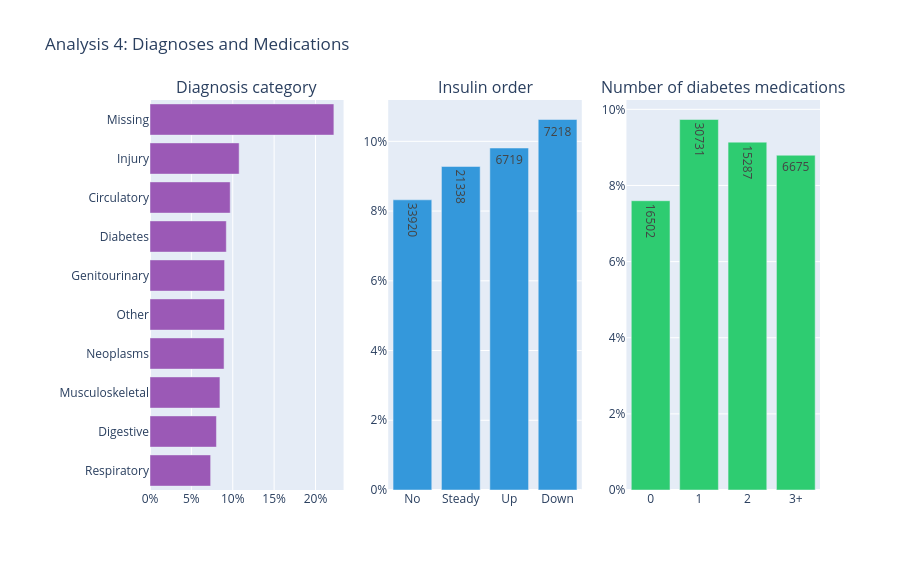

This figure's notebook cell:
### Code cell
# ==============================================================================
# ANALYSIS 4: DIAGNOSES & MEDICATIONS
# ==============================================================================


def icd9_group(code):
    if pd.isna(code) or str(code) in ('Unknown', 'Missing'):
        return 'Missing'

    value = str(code)

    if value.startswith(('V', 'E')):
        return 'Other'

    try:
        number = float(value)
    except ValueError:
        return 'Other'

    if 390 <= number <= 459 or int(number) == 785:
        return 'Circulatory'
    if 460 <= number <= 519 or int(number) == 786:
        return 'Respiratory'
    if 520 <= number <= 579 or int(number) == 787:
        return 'Digestive'
    if int(number) == 250:
        return 'Diabetes'
    if 800 <= number <= 999:
        return 'Injury'
    if 710 <= number <= 739:
        return 'Musculoskeletal'
    if 580 <= number <= 629 or int(number) == 788:
        return 'Genitourinary'
    if 140 <= number <= 239:
        return 'Neoplasms'
    return 'Other'

df['diag_group'] = df['diag_1'].apply(icd9_group)

MED_COLS = [
    'metformin', 'repaglinide', 'nateglinide',
    'chlorpropamide', 'glimepiride', 'acetohexamide',
    'glipizide', 'glyburide', 'tolbutamide',
    'pioglitazone', 'rosiglitazone', 'acarbose',
    'miglitol', 'troglitazone', 'tolazamide',
    'insulin', 'glyburide-metformin',
    'glipizide-metformin', 'glimepiride-pioglitazone',
    'metformin-rosiglitazone', 'metformin-pioglitazone'
]

df['n_meds_changed'] = (
    df[MED_COLS].isin(['Up', 'Down']).sum(axis=1)
)

df['n_diabetes_meds'] = (
    df[MED_COLS].ne('No').sum(axis=1)
)

diag_rates = (
    df.groupby('diag_group')['readmit_30']
    .agg(['mean', 'count'])
    .sort_values('mean')
)

insulin_rates = (
    df.groupby('insulin')['readmit_30']
    .agg(['mean', 'count'])
    .reindex(['No', 'Steady', 'Up', 'Down'])
)

med_count = (
    df['n_diabetes_meds']
    .clip(upper=3)
    .astype(str)
    .replace({'3': '3+'})
)

med_rates = (
    df.assign(med_group=med_count)
    .groupby('med_group')['readmit_30']
    .agg(['mean', 'count'])
    .reindex(['0', '1', '2', '3+'])
)

change_rates = (
    df.groupby('change')['readmit_30']
    .agg(['mean', 'count'])
)

print('Primary diagnosis groups:')
print(diag_rates.round(3))

print('\nInsulin order:')
print(insulin_rates.round(3))

print('\nMedication changes:')
print(change_rates.round(3))

print('\nNumber of diabetes medications:')
print(med_rates.round(3))

fig4 = make_subplots(
    rows=1, cols=3,
    subplot_titles=(
        'Diagnosis category',
        'Insulin order',
        'Number of diabetes medications'
    )
)

fig4.add_trace(
    go.Bar(
        y=diag_rates.index,
        x=diag_rates['mean'],
        orientation='h',
        marker_color=PURPLE,
        customdata=diag_rates[['count']],
        hovertemplate='%{y}<br>Rate: %{x:.1%}<br>n: %{customdata[0]}<extra></extra>'
    ),
    row=1, col=1
)

fig4.add_trace(
    go.Bar(
        x=insulin_rates.index,
        y=insulin_rates['mean'],
        text=insulin_rates['count'],
        marker_color=BLUE
    ),
    row=1, col=2
)

fig4.add_trace(
    go.Bar(
        x=med_rates.index,
        y=med_rates['mean'],
        text=med_rates['count'],
        marker_color=GREEN
    ),
    row=1, col=3
)

fig4.update_xaxes(tickformat='.0%', row=1, col=1)

for col in (2, 3):
    fig4.update_yaxes(tickformat='.0%', row=1, col=col)

fig4.update_layout(
    title='Analysis 4: Diagnoses and Medications',
    height=570,
    showlegend=False,
    margin=dict(l=150)
)

fig4.write_html(
    'analysis4_diagnoses_medications.html'
)

print('Analysis 4 complete')
fig4.show()

### Figure 1 — Plotly figure (JSON) as saved in the notebook; plotly's stock layout.template omitted (floating-point values rounded to 4 significant figures)
{"data": [{"customdata": [[9402], [6425], [4023], [2514], [11980], [3406], [5649], [21146], [4641], [9]], "hovertemplate": "%{y}<br>Rate: %{x:.1%}<br>n: %{customdata[0]}<extra></extra>", "marker": {"color": "#9b59b6"}, "orientation": "h", "type": "bar", "x": [0.07328, 0.08031, 0.08451, 0.0895, 0.09007, 0.09014, 0.09223, 0.09695, 0.1077, 0.2222], "xaxis": "x", "y": ["Respiratory", "Digestive", "Musculoskeletal", "Neoplasms", "Other", "Genitourinary", "Diabetes", "Circulatory", "Injury", "Missing"], "yaxis": "y"}, {"marker": {"color": "#3498db"}, "text": [33920.0, 21340.0, 6719.0, 7218.0], "type": "bar", "x": ["No", "Steady", "Up", "Down"], "xaxis": "x2", "y": [0.08323, 0.09279, 0.09808, 0.1063], "yaxis": "y2"}, {"marker": {"color": "#2ecc71"}, "text": [16500.0, 30730.0, 15290.0, 6675.0], "type": "bar", "x": ["0", "1", "2", "3+"], "xaxis": "x3", "y": [0.07599, 0.09733, 0.09138, 0.08794], "yaxis": "y3"}], "layout": {"annotations": [{"font": {"size": 16}, "showarrow": false, "text": "Diagnosis category", "x": 0.1444, "xanchor": "center", "xref": "paper", "y": 1, "yanchor": "bottom", "yref": "paper"}, {"font": {"size": 16}, "showarrow": false, "text": "Insulin order", "x": 0.5, "xanchor": "center", "xref": "paper", "y": 1, "yanchor": "bottom", "yref": "paper"}, {"font": {"size": 16}, "showarrow": false, "text": "Number of diabetes medications", "x": 0.8556, "xanchor": "center", "xref": "paper", "y": 1, "yanchor": "bottom", "yref": "paper"}], "height": 570, "margin": {"l": 150}, "showlegend": false, "title": {"text": "Analysis 4: Diagnoses and Medications"}, "xaxis": {"anchor": "y", "domain": [0, 0.2889], "tickformat": ".0%"}, "xaxis2": {"anchor": "y2", "domain": [0.3556, 0.6444]}, "xaxis3": {"anchor": "y3", "domain": [0.7111, 1]}, "yaxis": {"anchor": "x", "domain": [0, 1]}, "yaxis2": {"anchor": "x2", "domain": [0, 1], "tickformat": ".0%"}, "yaxis3": {"anchor": "x3", "domain": [0, 1], "tickformat": ".0%"}}}
